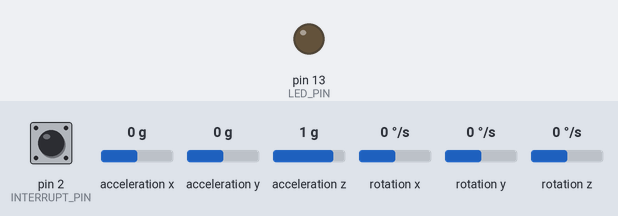
Recording of a sketch running on a simulated Arduino Uno, built with avr-gcc and run on an emulated ATmega328P. Shown: output pins drawn as LEDs (lit = HIGH). The inputs (shaded band) are chosen by the test bench; at power-on: pin 2 (INTERRUPT_PIN) LOW, acceleration x 0 g, acceleration y 0 g, acceleration z 1 g, rotation x 0 °/s, rotation y 0 °/s, rotation z 0 °/s. The sensor or clock chip raises its interrupt line as the real part does; what the sketch prints to the serial monitor is not drawn.

Above: at 0.1 s.
At 0.7 s:
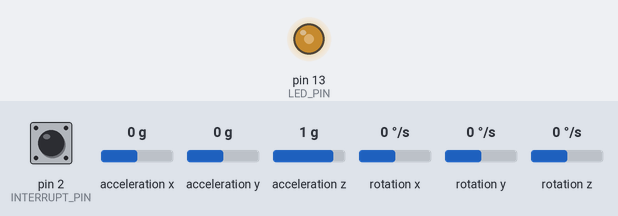
Timing chart, 0 to 2.2 s (numbered marks = the images above):
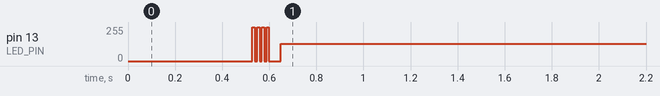

The sketch:

ussroboCode.ino
```cpp
// I2Cdev and MPU6050 must be installed as libraries, or else the .cpp/.h files
#include "I2Cdev.h"

#include "MPU6050_6Axis_MotionApps20.h"
//#include "MPU6050.h" // not necessary if using MotionApps include file

// Arduino Wire library is required if I2Cdev I2CDEV_ARDUINO_WIRE implementation
// is used in I2Cdev.h
#if I2CDEV_IMPLEMENTATION == I2CDEV_ARDUINO_WIRE
    #include "Wire.h"
#endif

// class default I2C address is 0x68
// specific I2C addresses may be passed as a parameter here
// AD0 low = 0x68 (default for SparkFun breakout and InvenSense evaluation board)
// AD0 high = 0x69
MPU6050 mpu;

#define OUTPUT_READABLE_YAWPITCHROLL

#define INTERRUPT_PIN 2  // use pin 2 on Arduino Uno & most boards
#define LED_PIN 13 // (Arduino is 13, Teensy is 11, Teensy++ is 6)
bool blinkState = false;

// MPU control/status vars
bool dmpReady = false;  // set true if DMP init was successful
uint8_t mpuIntStatus;   // holds actual interrupt status byte from MPU
uint8_t devStatus;      // return status after each device operation (0 = success, !0 = error)
uint16_t packetSize;    // expected DMP packet size (default is 42 bytes)
uint16_t fifoCount;     // count of all bytes currently in FIFO
uint8_t fifoBuffer[64]; // FIFO storage buffer

// orientation/motion vars
Quaternion q;           // [w, x, y, z]         quaternion container
VectorInt16 aa;         // [x, y, z]            accel sensor measurements
VectorInt16 aaReal;     // [x, y, z]            gravity-free accel sensor measurements
VectorInt16 aaWorld;    // [x, y, z]            world-frame accel sensor measurements
VectorFloat gravity;    // [x, y, z]            gravity vector
float euler[3];         // [psi, theta, phi]    Euler angle container
float ypr[3];           // [yaw, pitch, roll]   yaw/pitch/roll container and gravity vector

float degOrot;          //represents yaw in main code.

// packet structure for InvenSense teapot demo
uint8_t teapotPacket[14] = { '$', 0x02, 0,0, 0,0, 0,0, 0,0, 0x00, 0x00, '\r', '\n' };


// ================================================================
// ===               INTERRUPT DETECTION ROUTINE                ===
// ================================================================

volatile bool mpuInterrupt = false;     // indicates whether MPU interrupt pin has gone high
void dmpDataReady() {
    mpuInterrupt = true;
}

/*=========================================*/

#include <Ultrasonic.h>

/*
 * ex.: Ultrasonic ultrasonic1 (trigpin, echopin)
 */

Ultrasonic FUSS(11, 12);
Ultrasonic RUSS(2, 4);
Ultrasonic LUSS(13, 7);

int sor3aR = 255;                      //variable representing pwm (speed) for analog write.
int sor3aL = sor3aR - 5;
int minDistance4USS = 25;
int choice = 4;                       //choice to turn either left or right, 4 represents left and 6 represents right.
int in1 = 5;
int in2 = 3;
int in3 = 9;
int in4 = 6;
int input=0;


void setup()
{

    // join I2C bus (I2Cdev library doesn't do this automatically)
    #if I2CDEV_IMPLEMENTATION == I2CDEV_ARDUINO_WIRE
        Wire.begin();
        Wire.setClock(400000); // 400kHz I2C clock. Comment this line if having compilation difficulties
    #elif I2CDEV_IMPLEMENTATION == I2CDEV_BUILTIN_FASTWIRE
        Fastwire::setup(400, true);
    #endif

    Serial.begin(115200);
    while (!Serial);

    // initialize device
    Serial.println(F("Initializing I2C devices..."));
    mpu.initialize();
    pinMode(INTERRUPT_PIN, INPUT);

    // verify connection
    Serial.println(F("Testing device connections..."));
    Serial.println(mpu.testConnection() ? F("MPU6050 connection successful") : F("MPU6050 connection failed"));

   // wait for ready
    Serial.println(F("\nSend any character to begin DMP programming and demo: "));
    while (Serial.available() && Serial.read()); // empty buffer
//    while (!Serial.available());                 // wait for data
    while (Serial.available() && Serial.read()); // empty buffer again

    // load and configure the DMP
    Serial.println(F("Initializing DMP..."));
    devStatus = mpu.dmpInitialize();

    // supply your own gyro offsets here, scaled for min sensitivity
    mpu.setXGyroOffset(220);
    mpu.setYGyroOffset(76);
    mpu.setZGyroOffset(-85);
    mpu.setZAccelOffset(1788); // 1688 factory default for my test chip

    // make sure it worked (returns 0 if so)
    if (devStatus == 0) {
        // turn on the DMP, now that it's ready
        Serial.println(F("Enabling DMP..."));
        mpu.setDMPEnabled(true);

        // enable Arduino interrupt detection
        Serial.println(F("Enabling interrupt detection (Arduino external interrupt 0)..."));
        attachInterrupt(digitalPinToInterrupt(INTERRUPT_PIN), dmpDataReady, RISING);
        mpuIntStatus = mpu.getIntStatus();

        // set our DMP Ready flag so the main loop() function knows it's okay to use it
        Serial.println(F("DMP ready! Waiting for first interrupt..."));
        dmpReady = true;

        // get expected DMP packet size for later comparison
        packetSize = mpu.dmpGetFIFOPacketSize();
    } else {
        // ERROR!
        // 1 = initial memory load failed
        // 2 = DMP configuration updates failed
        // (if it's going to break, usually the code will be 1)
        Serial.print(F("DMP Initialization failed (code "));
        Serial.print(devStatus);
        Serial.println(F(")"));
    }

    // configure LED for output
    pinMode(LED_PIN, OUTPUT);
}

void loop()
{
  /*
  for (int i=0; i<1; i++)
    delay(20000);   //for IMU calibration*/

   while(true){
      Serial.print("yaw value: ");
            Serial.println(yawVal());
    }


 while(true)
  {
    moveR();
    delay(2000);
    moveL();
    delay(2000);
  }

  while (!isFUSSnear())
  {
    moveF();
    Serial.println("robot is walking forward ");
  //  delay(500);
  }

    if (isRUSSnear() && !isLUSSnear())
    {
     moveL();
     Serial.println("robot is turning left ");
    }

    else if(!isRUSSnear() && isLUSSnear())
    {
      moveR();
      Serial.println("robot is turning right ");
      //Serial.print(L);
    }

    else if(isRUSSnear() && isLUSSnear())
    {
       Serial.println("robot is bylef w yerga3 ");
       lefwerga3();
       swap(choice);
    }

    else if(!isRUSSnear() && !isLUSSnear())
    {
      turn(choice);
      Serial.print("robot is turning  ");
      Serial.println(choice);
    }

 // delay(500);
}

bool isFUSSnear()
{
  if (FUSS.distanceRead() < minDistance4USS && FUSS.distanceRead() > 0)
  //Serial.println("obstacle is near");
  return true;
  else
  //Serial.println("no obstacle ahead");
  return false;
}

bool isRUSSnear()
{
   if (RUSS.distanceRead() < minDistance4USS && RUSS.distanceRead() > 0)
  //Serial.println("obstacle is near");
  return true;
  else
  //Serial.println("no obstacle ahead");
  return false;
}

bool isLUSSnear()
{
  if (LUSS.distanceRead() < minDistance4USS && LUSS.distanceRead() > 0)
  //Serial.println("obstacle is near");
  return true;
  else
  //Serial.println("no obstacle ahead");
  return false;
}

void moveF()
{
  analogWrite(in1,sor3aR);
  analogWrite(in2,0);
  analogWrite(in3,sor3aL);
  analogWrite(in4,0);
}

void moveB()
{
  analogWrite(in1,0);
  analogWrite(in2,sor3aR);
  analogWrite(in3,0);
  analogWrite(in4,sor3aL);
}

void moveL()
{
 float initVal = yawVal();
 while(initVal > (initVal - 91))
 {
  analogWrite(in1,sor3aR);
  analogWrite(in2,0);
  analogWrite(in3,0);
  analogWrite(in4,sor3aL);
 }
}

  void moveR()
{
  float initVal = yawVal();
  while(initVal < (initVal + 91))
  {
    analogWrite(in1,0);
    analogWrite(in2,sor3aR);
    analogWrite(in3,sor3aL);
    analogWrite(in4,0);
  }
}

void Stop()
{
  analogWrite(in1,0);
  analogWrite(in2,0);
  analogWrite(in3,0);
  analogWrite(in4,0);
}

void lefwerga3()
{
  moveR();
  moveR();
}

void turn(int x)
{
   if (x == 6)
    moveR();
   else if( x == 4)
    moveL();
   else
    Stop();

}

void swap(int x)
{
  if(x == 4)
   choice = 6;
  else if (x==6)
   choice = 4;
}

float yawVal()
{
  // if programming failed, don't try to do anything
    if (!dmpReady) return;

    // wait for MPU interrupt or extra packet(s) available
    while (!mpuInterrupt && fifoCount < packetSize) {}

    // reset interrupt flag and get INT_STATUS byte
    mpuInterrupt = false;
    mpuIntStatus = mpu.getIntStatus();

    // get current FIFO count
    fifoCount = mpu.getFIFOCount();

    // check for overflow (this should never happen unless our code is too inefficient)
    if ((mpuIntStatus & 0x10) || fifoCount == 1024) {
        // reset so we can continue cleanly
        mpu.resetFIFO();
        Serial.println(F("FIFO overflow!"));

    // otherwise, check for DMP data ready interrupt (this should happen frequently)
    } else if (mpuIntStatus & 0x02) {
        // wait for correct available data length, should be a VERY short wait
        while (fifoCount < packetSize) fifoCount = mpu.getFIFOCount();

        // read a packet from FIFO
        mpu.getFIFOBytes(fifoBuffer, packetSize);

        // track FIFO count here in case there is > 1 packet available
        // (this lets us immediately read more without waiting for an interrupt)
        fifoCount -= packetSize;
/*
        #ifdef OUTPUT_READABLE_QUATERNION
            // display quaternion values in easy matrix form: w x y z
            mpu.dmpGetQuaternion(&q, fifoBuffer);
            Serial.print("quat\t");
            Serial.print(q.w);
            Serial.print("\t");
            Serial.print(q.x);
            Serial.print("\t");
            Serial.print(q.y);
            Serial.print("\t");
            Serial.println(q.z);
        #endif

        #ifdef OUTPUT_READABLE_EULER
            // display Euler angles in degrees
            mpu.dmpGetQuaternion(&q, fifoBuffer);
            mpu.dmpGetEuler(euler, &q);
            Serial.print("euler\t");
            Serial.print(euler[0] * 180/M_PI);
            Serial.print("\t");
            Serial.print(euler[1] * 180/M_PI);
            Serial.print("\t");
            Serial.println(euler[2] * 180/M_PI);
        #endif
*/
        #ifdef OUTPUT_READABLE_YAWPITCHROLL
            // display Euler angles in degrees
            mpu.dmpGetQuaternion(&q, fifoBuffer);
            mpu.dmpGetGravity(&gravity, &q);
            mpu.dmpGetYawPitchRoll(ypr, &q, &gravity);
            degOrot = (ypr[0] * 180/M_PI);
         #endif

/*          Serial.print("ypr\t");
            Serial.print("\t");
            Serial.print(ypr[1] * 180/M_PI);
            Serial.print("\t");
            Serial.println(ypr[2] * 180/M_PI);
*/
/*
        #ifdef OUTPUT_READABLE_REALACCEL
            // display real acceleration, adjusted to remove gravity
            mpu.dmpGetQuaternion(&q, fifoBuffer);
            mpu.dmpGetAccel(&aa, fifoBuffer);
            mpu.dmpGetGravity(&gravity, &q);
            mpu.dmpGetLinearAccel(&aaReal, &aa, &gravity);
            Serial.print("areal\t");
            Serial.print(aaReal.x);
            Serial.print("\t");
            Serial.print(aaReal.y);
            Serial.print("\t");
            Serial.println(aaReal.z);
        #endif

        #ifdef OUTPUT_READABLE_WORLDACCEL
            // display initial world-frame acceleration, adjusted to remove gravity
            // and rotated based on known orientation from quaternion
            mpu.dmpGetQuaternion(&q, fifoBuffer);
            mpu.dmpGetAccel(&aa, fifoBuffer);
            mpu.dmpGetGravity(&gravity, &q);
            mpu.dmpGetLinearAccel(&aaReal, &aa, &gravity);
            mpu.dmpGetLinearAccelInWorld(&aaWorld, &aaReal, &q);
            Serial.print("aworld\t");
            Serial.print(aaWorld.x);
            Serial.print("\t");
            Serial.print(aaWorld.y);
            Serial.print("\t");
            Serial.println(aaWorld.z);
        #endif

        #ifdef OUTPUT_TEAPOT
            // display quaternion values in InvenSense Teapot demo format:
            teapotPacket[2] = fifoBuffer[0];
            teapotPacket[3] = fifoBuffer[1];
            teapotPacket[4] = fifoBuffer[4];
            teapotPacket[5] = fifoBuffer[5];
            teapotPacket[6] = fifoBuffer[8];
            teapotPacket[7] = fifoBuffer[9];
            teapotPacket[8] = fifoBuffer[12];
            teapotPacket[9] = fifoBuffer[13];
            Serial.write(teapotPacket, 14);
            teapotPacket[11]++; // packetCount, loops at 0xFF on purpose
        #endif
*/
        // blink LED to indicate activity
        blinkState = !blinkState;
        digitalWrite(LED_PIN, blinkState);
    }
    while (degOrot < 0)
    {
      degOrot += 360;
    }
    while (degOrot > 360)
    {
      degOrot -=360;
    }
    return degOrot;
}
```
